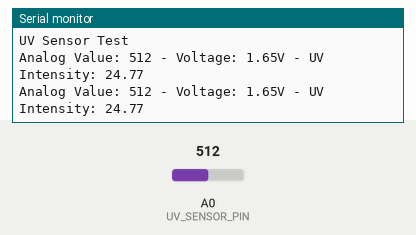
Recording of a sketch running on a simulated Arduino Uno, built with avr-gcc and run on an emulated ATmega328P. Parts: the last lines printed to the serial monitor. The inputs (shaded band) are chosen by the test bench; at power-on: A0 (UV_SENSOR_PIN) = 512.

Above: at 1.8 s.
1.9 s: A0 (UV_SENSOR_PIN) set to 716
At 2.8 s:
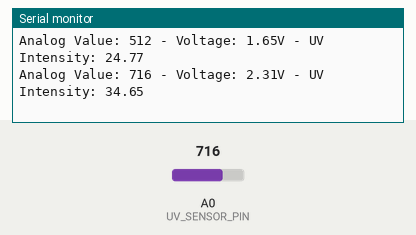
3.4 s: A0 (UV_SENSOR_PIN) set to 900
At 4.8 s:
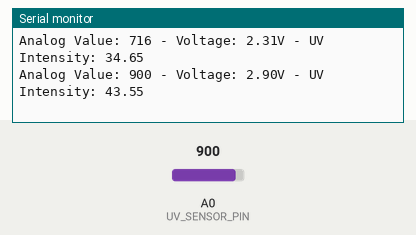
Timing chart, 0 to 6.4 s (numbered marks = the images above; inputs shaded):
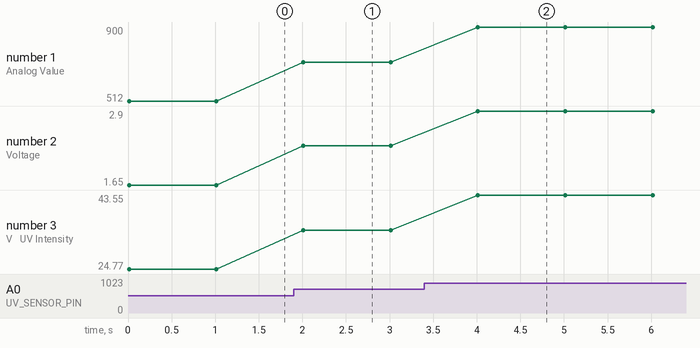

Measured:
- after the input at 1.9 s, the serial monitor: prints a new line after 0.11 s (image 1)
- after the input at 3.4 s, the serial monitor: prints a new line after 0.61 s (image 2)
- plotted number 1: 512 → 716 after the input at 1.9 s, 716 → 900 after the input at 3.4 s
- plotted number 2: 1.65 → 2.31 after the input at 1.9 s, 2.31 → 2.9 after the input at 3.4 s
- plotted number 3: 24.77 → 34.65 after the input at 1.9 s, 34.65 → 43.55 after the input at 3.4 s

The sketch:

MQTT_arduino.ino
```cpp
#include <Arduino.h>

// Define the analog pin for the UV sensor
#define UV_SENSOR_PIN A0

void setup() {
  // Initialize serial communication at 9600 bps
  Serial.begin(9600);

  // Print a start message
  Serial.println("UV Sensor Test");

  // You can add any other setup code here
}

void loop() {
  // Read the analog value from the UV sensor
  int uvValue = analogRead(UV_SENSOR_PIN);

  // Convert the analog value to voltage (assuming 3.3V reference)
  float voltage = uvValue * (3.3 / 1023.0);

  // Calculate UV intensity using the sensor's formula (you may need to adjust this based on your calibration)
  float uvIntensity = voltage * 15;  // Adjust the constant based on calibration data

  // Print the UV sensor data
  Serial.print("Analog Value: ");
  Serial.print(uvValue);
  Serial.print(" - Voltage: ");
  Serial.print(voltage);
  Serial.print("V - UV Intensity: ");
  Serial.println(uvIntensity);

  // You can add a delay here if needed
  delay(1000);
}
```
